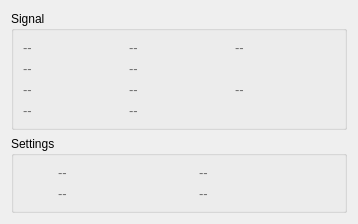
     <widget class="QWidget" name="tab_3">
      <attribute name="title">
       <string>Detail</string>
      </attribute>
      <layout class="QGridLayout" name="gridLayout_2">
       <item row="0" column="0" colspan="2">
        <widget class="QGroupBox" name="groupBox">
         <property name="title">
          <string>Signal</string>
         </property>
         <layout class="QGridLayout" name="gridLayout_3">
          <item row="0" column="0">
           <widget class="QLabel" name="fps_lb">
            <property name="sizePolicy">
             <sizepolicy hsizetype="Fixed" vsizetype="Preferred">
              <horstretch>0</horstretch>
              <verstretch>0</verstretch>
             </sizepolicy>
            </property>
            <property name="minimumSize">
             <size>
              <width>100</width>
              <height>0</height>
             </size>
            </property>
            <property name="font">
             <font>
              <family>Arial</family>
              <pointsize>10</pointsize>
             </font>
            </property>
            <property name="styleSheet">
             <string notr="true">color: rgb(107, 107, 107);</string>
            </property>
            <property name="text">
             <string>--</string>
            </property>
           </widget>
          </item>
          <item row="1" column="0">
           <widget class="QLabel" name="cur_voltage_lb">
            <property name="sizePolicy">
             <sizepolicy hsizetype="Fixed" vsizetype="Preferred">
              <horstretch>0</horstretch>
              <verstretch>0</verstretch>
             </sizepolicy>
            </property>
            <property name="minimumSize">
             <size>
              <width>100</width>
              <height>0</height>
             </size>
            </property>
            <property name="font">
             <font>
              <family>Arial</family>
              <pointsize>10</pointsize>
             </font>
            </property>
            <property name="styleSheet">
             <string notr="true">color: rgb(107, 107, 107);</string>
            </property>
            <property name="text">
             <string>--</string>
            </property>
           </widget>
          </item>
          <item row="2" column="0">
           <widget class="QLabel" name="w_val_lb">
            <property name="sizePolicy">
             <sizepolicy hsizetype="Fixed" vsizetype="Preferred">
              <horstretch>0</horstretch>
              <verstretch>0</verstretch>
             </sizepolicy>
            </property>
            <property name="minimumSize">
             <size>
              <width>100</width>
              <height>0</height>
             </size>
            </property>
            <property name="font">
             <font>
              <family>Arial</family>
              <pointsize>10</pointsize>
             </font>
            </property>
            <property name="styleSheet">
             <string notr="true">color: rgb(107, 107, 107);</string>
            </property>
            <property name="text">
             <string>--</string>
            </property>
           </widget>
          </item>
          <item row="0" column="1">
           <widget class="QLabel" name="v0_v1_lb">
            <property name="sizePolicy">
             <sizepolicy hsizetype="Fixed" vsizetype="Preferred">
              <horstretch>0</horstretch>
              <verstretch>0</verstretch>
             </sizepolicy>
            </property>
            <property name="minimumSize">
             <size>
              <width>100</width>
              <height>0</height>
             </size>
            </property>
            <property name="font">
             <font>
              <family>Arial</family>
              <pointsize>10</pointsize>
             </font>
            </property>
            <property name="styleSheet">
             <string notr="true">color: rgb(107, 107, 107);</string>
            </property>
            <property name="text">
             <string>--</string>
            </property>
           </widget>
          </item>
          <item row="1" column="1">
           <widget class="QLabel" name="zero_lb">
            <property name="sizePolicy">
             <sizepolicy hsizetype="Fixed" vsizetype="Preferred">
              <horstretch>0</horstretch>
              <verstretch>0</verstretch>
             </sizepolicy>
            </property>
            <property name="minimumSize">
             <size>
              <width>100</width>
              <height>0</height>
             </size>
            </property>
            <property name="font">
             <font>
              <family>Arial</family>
              <pointsize>10</pointsize>
             </font>
            </property>
            <property name="styleSheet">
             <string notr="true">color: rgb(107, 107, 107);</string>
            </property>
            <property name="text">
             <string>--</string>
            </property>
            <property name="wordWrap">
             <bool>false</bool>
            </property>
           </widget>
          </item>
          <item row="2" column="1">
           <widget class="QLabel" name="syspower_lb">
            <property name="sizePolicy">
             <sizepolicy hsizetype="Fixed" vsizetype="Preferred">
              <horstretch>0</horstretch>
              <verstretch>0</verstretch>
             </sizepolicy>
            </property>
            <property name="minimumSize">
             <size>
              <width>100</width>
              <height>0</height>
             </size>
            </property>
            <property name="font">
             <font>
              <pointsize>10</pointsize>
             </font>
            </property>
            <property name="styleSheet">
             <string notr="true">color: rgb(107, 107, 107);</string>
            </property>
            <property name="text">
             <string>--</string>
            </property>
           </widget>
          </item>
          <item row="3" column="1">
           <widget class="QLabel" name="resistor_ed">
            <property name="sizePolicy">
             <sizepolicy hsizetype="Fixed" vsizetype="Preferred">
              <horstretch>0</horstretch>
              <verstretch>0</verstretch>
             </sizepolicy>
            </property>
            <property name="minimumSize">
             <size>
              <width>100</width>
              <height>0</height>
             </size>
            </property>
            <property name="font">
             <font>
              <family>Arial</family>
              <pointsize>10</pointsize>
             </font>
            </property>
            <property name="styleSheet">
             <string notr="true">color: rgb(107, 107, 107);</string>
            </property>
            <property name="text">
             <string>--</string>
            </property>
           </widget>
          </item>
          <item row="3" column="0">
           <widget class="QLabel" name="localzero_lb">
            <property name="sizePolicy">
             <sizepolicy hsizetype="Fixed" vsizetype="Preferred">
              <horstretch>0</horstretch>
              <verstretch>0</verstretch>
             </sizepolicy>
            </property>
            <property name="minimumSize">
             <size>
              <width>100</width>
              <height>0</height>
             </size>
            </property>
            <property name="font">
             <font>
              <family>Arial</family>
              <pointsize>10</pointsize>
             </font>
            </property>
            <property name="styleSheet">
             <string notr="true">color: rgb(107, 107, 107);</string>
            </property>
            <property name="text">
             <string>--</string>
            </property>
            <property name="wordWrap">
             <bool>false</bool>
            </property>
           </widget>
          </item>
          <item row="0" column="2">
           <widget class="QLabel" name="powerv_lb">
            <property name="sizePolicy">
             <sizepolicy hsizetype="Fixed" vsizetype="Preferred">
              <horstretch>0</horstretch>
              <verstretch>0</verstretch>
             </sizepolicy>
            </property>
            <property name="minimumSize">
             <size>
              <width>100</width>
              <height>0</height>
             </size>
            </property>
            <property name="font">
             <font>
              <family>Arial</family>
              <pointsize>10</pointsize>
             </font>
            </property>
            <property name="styleSheet">
             <string notr="true">color: rgb(107, 107, 107);</string>
            </property>
            <property name="text">
             <string>--</string>
            </property>
           </widget>
          </item>
          <item row="2" column="2">
           <widget class="QLabel" name="terminal_lb">
            <property name="sizePolicy">
             <sizepolicy hsizetype="Fixed" vsizetype="Preferred">
              <horstretch>0</horstretch>
              <verstretch>0</verstretch>
             </sizepolicy>
            </property>
            <property name="minimumSize">
             <size>
              <width>100</width>
              <height>0</height>
             </size>
            </property>
            <property name="font">
             <font>
              <pointsize>10</pointsize>
             </font>
            </property>
            <property name="styleSheet">
             <string notr="true">color: rgb(107, 107, 107);</string>
            </property>
            <property name="text">
             <string>--</string>
            </property>
           </widget>
          </item>
         </layout>
        </widget>
       </item>
       <item row="1" column="0" colspan="2">
        <widget class="QGroupBox" name="groupBox_2">
         <property name="title">
          <string>Settings</string>
         </property>
         <layout class="QGridLayout" name="gridLayout_5">
          <item row="0" column="0">
           <widget class="QLabel" name="trigval_lb">
            <property name="sizePolicy">
             <sizepolicy hsizetype="Fixed" vsizetype="Preferred">
              <horstretch>0</horstretch>
              <verstretch>0</verstretch>
             </sizepolicy>
            </property>
            <property name="minimumSize">
             <size>
              <width>100</width>
              <height>0</height>
             </size>
            </property>
            <property name="font">
             <font>
              <family>Arial</family>
              <pointsize>10</pointsize>
             </font>
            </property>
            <property name="styleSheet">
             <string notr="true">color: rgb(107, 107, 107);</string>
            </property>
            <property name="text">
             <string>--</string>
            </property>
           </widget>
          </item>
          <item row="1" column="0">
           <widget class="QLabel" name="wtrig_lb">
            <property name="sizePolicy">
             <sizepolicy hsizetype="Fixed" vsizetype="Preferred">
              <horstretch>0</horstretch>
              <verstretch>0</verstretch>
             </sizepolicy>
            </property>
            <property name="minimumSize">
             <size>
              <width>100</width>
              <height>0</height>
             </size>
            </property>
            <property name="font">
             <font>
              <family>Arial</family>
              <pointsize>10</pointsize>
             </font>
            </property>
            <property name="styleSheet">
             <string notr="true">color: rgb(107, 107, 107);</string>
            </property>
            <property name="text">
             <string>--</string>
            </property>
           </widget>
          </item>
          <item row="0" column="1">
           <widget class="QLabel" name="trigsum_lb">
            <property name="sizePolicy">
             <sizepolicy hsizetype="Fixed" vsizetype="Preferred">
              <horstretch>0</horstretch>
              <verstretch>0</verstretch>
             </sizepolicy>
            </property>
            <property name="minimumSize">
             <size>
              <width>100</width>
              <height>0</height>
             </size>
            </property>
            <property name="font">
             <font>
              <family>Arial</family>
              <pointsize>10</pointsize>
             </font>
            </property>
            <property name="styleSheet">
             <string notr="true">color: rgb(107, 107, 107);</string>
            </property>
            <property name="text">
             <string>--</string>
            </property>
           </widget>
          </item>
          <item row="1" column="1">
           <widget class="QLabel" name="trigcnt_lb">
            <property name="sizePolicy">
             <sizepolicy hsizetype="Fixed" vsizetype="Preferred">
              <horstretch>0</horstretch>
              <verstretch>0</verstretch>
             </sizepolicy>
            </property>
            <property name="minimumSize">
             <size>
              <width>100</width>
              <height>0</height>
             </size>
            </property>
            <property name="font">
             <font>
              <family>Arial</family>
              <pointsize>10</pointsize>
             </font>
            </property>
            <property name="styleSheet">
             <string notr="true">color: rgb(107, 107, 107);</string>
            </property>
            <property name="text">
             <string>--</string>
            </property>
           </widget>
          </item>
         </layout>
        </widget>
       </item>
      </layout>
     </widget>
